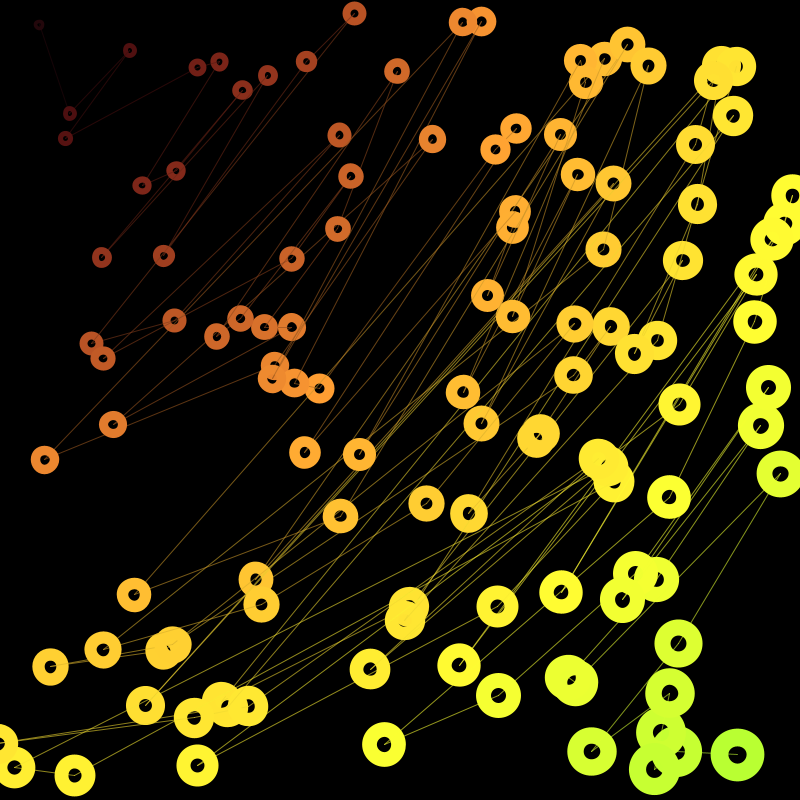
Frame 1 (no input)
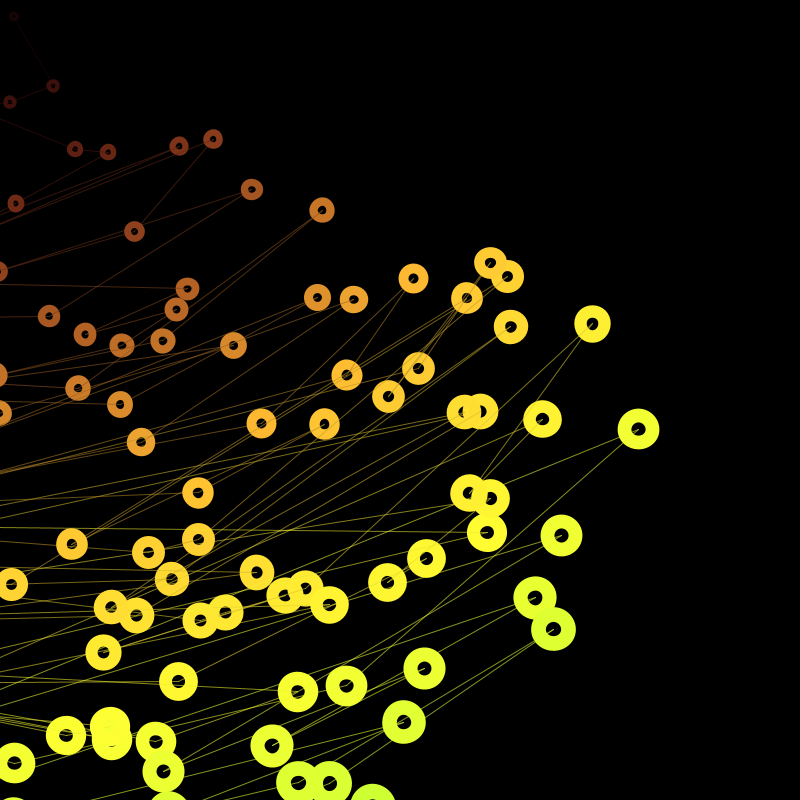
Frame 60 (the mouse pressed at the canvas centre just before this capture)
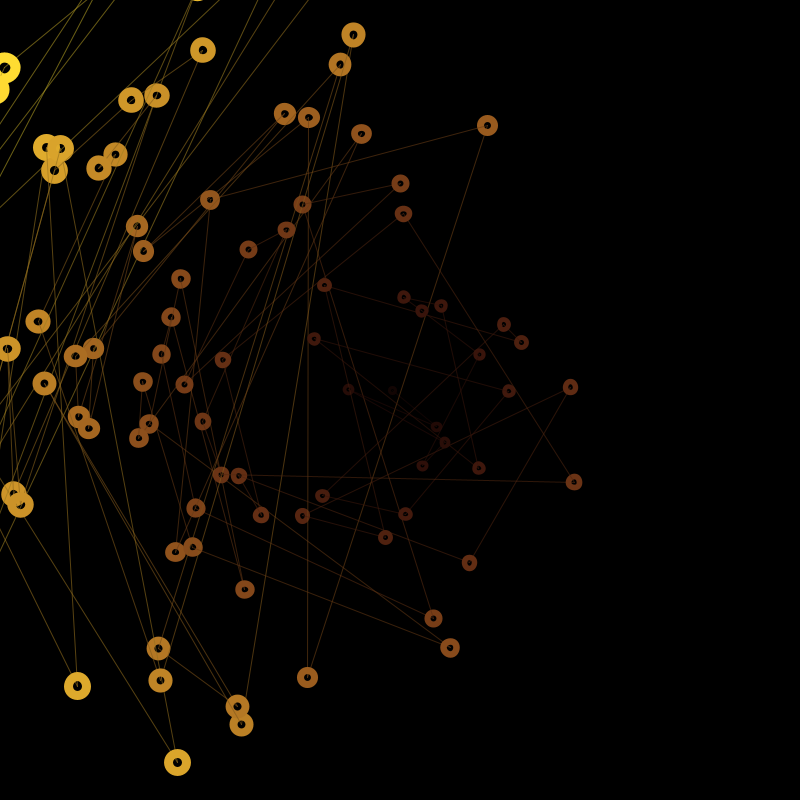
Frame 120 (the mouse held since frame 60 and released just before this capture)

The Processing sketch that drew these frames (run headless with seeded random() and noise(); from frame 60 on, the mouse is pressed at the canvas centre):

// Processing sketch: processing_121826
// ── processing_121826.pde

ParticleSystem ps;
int numParticle = 120;

void setup() {
  size(800,800);
  ps = new ParticleSystem();
  colorMode(HSB,255,100,100);
}

void draw() {
  background(0);
  ps.draw();
}

void mouseClicked() {
  ps.reset();
}

class ParticleSystem {
  Particle[] particle;
  int hueBase;

  ParticleSystem() {
    particle = new Particle[numParticle];
    reset();
  }

  void reset() {
    for (int i = 0; i < numParticle; i++) {
      particle[i] = new Particle();
    }
    hueBase = (int)random(255);
  }

  void draw() {
    PVector target = new PVector(mouseX, mouseY);
    for (Particle p : particle) {
      p.update(target);
    }
    for (Particle p : particle) {
      float m = 10000;
      Particle pp = null;
      for (Particle p2 : particle) {
        if (p != p2.neighbor && p.magnitude < p2.magnitude && m > p2.magnitude) {
          m = p2.magnitude;
          pp = p2;
        }
      }
      p.neighbor = pp;
    }
    for (Particle p : particle) {
      p.draw(hueBase);
    }
  }
}

class Particle {
  PVector pos;
  Particle neighbor;
  float magnitude, magVelocity, radVelocity;

  Particle() {
    pos = new PVector(random(width),random(height));
    magVelocity = random(0.3,0.8);
    radVelocity = random(0.005,0.015);
  }

  void update(PVector target) {
    pos.sub(target);
    magnitude = pos.mag();
    if (magnitude < 10) {
      pos.set(random(width),random(height),0);
      pos.sub(target);
      magnitude = pos.mag();
    }
    float rad = pos.heading2D();
    //float rad = atan2(pos.y, pos.x);
    magnitude -= magVelocity;
    rad += radVelocity;
    if (rad < 0) rad += TWO_PI;
    if (rad > TWO_PI) rad -= TWO_PI;
    pos.x = target.x + cos(rad) * magnitude;
    pos.y = target.y + sin(rad) * magnitude;
    neighbor = null;
  }

  void draw(int hueBase) {
    float h = (frameCount / 10) % 255;
    h = hueBase + map(magnitude,0,800,h,h+50);
    if (h > 255) h -= 255;
    
    float b = map(magnitude,0,800,10,100);
    noFill();
    stroke(h,80,b,150);
    strokeWeight(1);
    if (neighbor != null) line(pos.x,pos.y,neighbor.pos.x,neighbor.pos.y);

    b = map(magnitude,0,500,5,100);
    stroke(h,80,b);
    float w = map(magnitude,0,500,3,10);
    strokeWeight(w);
    ellipseMode(CENTER);
    ellipse(pos.x, pos.y, w*2, w*2);
  }
}
